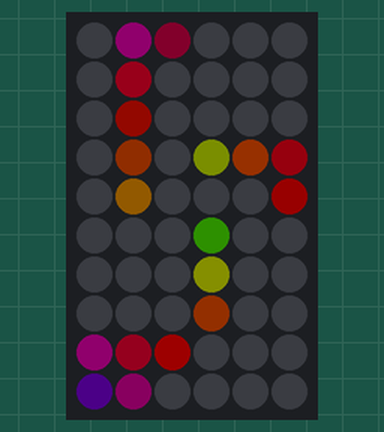
A sketch run on a simulated ESP32-C6. On the bench: 6×10 RGB LED matrix (first LED top left, wired row by row). Dim RGB values are drawn brighter than linear; random numbers use the default seed unless the sketch sets one.

Above: at 0.16 s.
At 5.92 s:
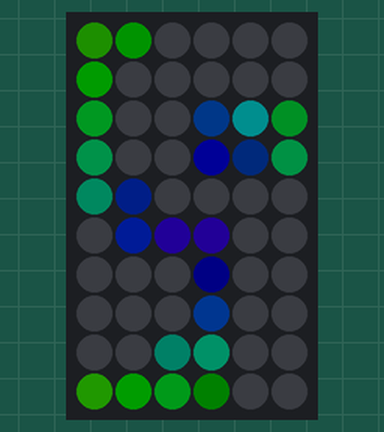
At 13.17 s:
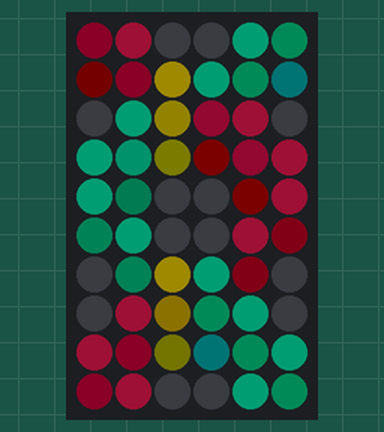
At 19.18 s:
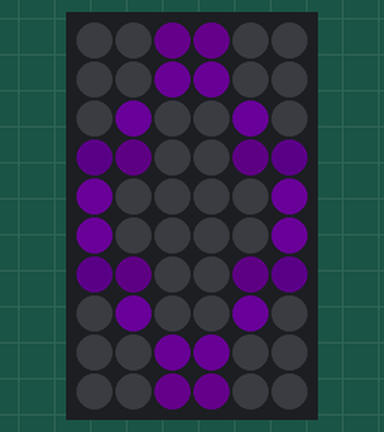
At 29.37 s:
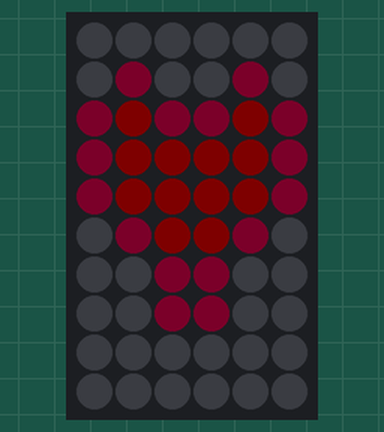
At 39.31 s:
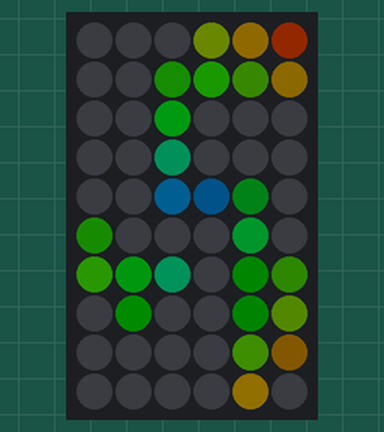

The sketch:

xiao_6x10_matrix_c6.ino
```cpp
#include <Adafruit_NeoPixel.h>

// On XIAO ESP32-C6, D0 / A0 maps to physical GPIO 0
#define PIN        D0
#define MATRIX_W   6     // Columns (0..5)
#define MATRIX_H   10    // Rows (0..9)
#define NUMPIXELS  (MATRIX_W * MATRIX_H)

Adafruit_NeoPixel matrix(NUMPIXELS, PIN, NEO_GRB + NEO_KHZ800);

const bool SERPENTINE = true;

// Physical hardware coordinate mapping (0..59)
uint16_t getIndex(uint8_t x, uint8_t y) {
  if (x >= MATRIX_W || y >= MATRIX_H) return 0;
  if (SERPENTINE && (y % 2 == 1)) {
    return (y * MATRIX_W) + (MATRIX_W - 1 - x);
  } else {
    return (y * MATRIX_W) + x;
  }
}

void setPixel(uint8_t x, uint8_t y, uint32_t color) {
  matrix.setPixelColor(getIndex(x, y), color);
}

// 24-bit hue wheel helper
uint32_t wheel(byte pos) {
  if (pos < 85) {
    return matrix.Color(pos * 3, 255 - pos * 3, 0);
  } else if (pos < 170) {
    pos -= 85;
    return matrix.Color(255 - pos * 3, 0, pos * 3);
  } else {
    pos -= 170;
    return matrix.Color(0, pos * 3, 255 - pos * 3);
  }
}

void fadeAll(uint8_t scale) {
  for (int i = 0; i < NUMPIXELS; i++) {
    uint32_t c = matrix.getPixelColor(i);
    uint8_t r = (uint8_t)(c >> 16);
    uint8_t g = (uint8_t)(c >> 8);
    uint8_t b = (uint8_t)c;
    matrix.setPixelColor(i, matrix.Color((r * scale) >> 8, (g * scale) >> 8, (b * scale) >> 8));
  }
}

// Helper: Heart renderer defined before effectBeatingHeart
void drawHeart(const uint8_t mask[MATRIX_H][MATRIX_W], float scale) {
  matrix.clear();
  for (uint8_t y = 0; y < MATRIX_H; y++) {
    for (uint8_t x = 0; x < MATRIX_W; x++) {
      uint8_t val = mask[y][x];
      if (val == 2) {
        // Deep hot crimson center
        setPixel(x, y, matrix.Color((uint8_t)(255 * scale), 0, (uint8_t)(40 * scale)));
      } else if (val == 1) {
        // Rose-pink border
        setPixel(x, y, matrix.Color((uint8_t)(200 * scale), (uint8_t)(20 * scale), (uint8_t)(70 * scale)));
      }
    }
  }
  matrix.show();
}

void setup() {
  matrix.begin();
  matrix.setBrightness(30); // 10-15% brightness for stable USB power
  matrix.clear();
  matrix.show();
}

// ================= EFFECT 1: SPIRAL PINWHEEL (CHAKKRAM) =================
void effectSpiralVortex(uint32_t durationMs) {
  uint32_t startTime = millis();
  const float cx = 2.5f;
  const float cy = 4.5f;
  float rotationAngle = 0.0f;
  const uint8_t arms = 3;

  while (millis() - startTime < durationMs) {
    matrix.clear();

    for (uint8_t y = 0; y < MATRIX_H; y++) {
      for (uint8_t x = 0; x < MATRIX_W; x++) {
        float dx = x - cx;
        float dy = (y - cy) * 0.7f;
        float r = sqrt(dx * dx + dy * dy);
        float angle = atan2(dy, dx);
        if (angle < 0) angle += 2 * PI;

        float spiralVal = sin((angle * arms) - (r * 1.5f) + rotationAngle);
        if (spiralVal > 0.4f) {
          uint8_t intensity = (uint8_t)(map((int)(spiralVal * 100), 40, 100, 40, 255));
          byte hue = (byte)((int)(r * 35 + rotationAngle * 20) & 255);
          uint32_t c = wheel(hue);
          uint8_t red = ((uint8_t)(c >> 16) * intensity) >> 8;
          uint8_t green = ((uint8_t)(c >> 8) * intensity) >> 8;
          uint8_t blue = ((uint8_t)c * intensity) >> 8;
          setPixel(x, y, matrix.Color(red, green, blue));
        }
      }
    }

    matrix.show();
    rotationAngle += 0.25f;
    delay(30);
  }
}

// ================= EFFECT 2: DOUBLE HELIX SINE WAVE =================
void effectDoubleHelix(uint32_t durationMs) {
  uint32_t startTime = millis();
  float phase = 0.0f;

  while (millis() - startTime < durationMs) {
    fadeAll(160);

    for (uint8_t y = 0; y < MATRIX_H; y++) {
      float wave1 = sin(phase + (y * 0.7f));
      int x1 = (int)round(2.5f + (wave1 * 2.2f));

      float wave2 = sin(phase + (y * 0.7f) + PI);
      int x2 = (int)round(2.5f + (wave2 * 2.2f));

      if (x1 >= 0 && x1 < MATRIX_W) setPixel(x1, y, matrix.Color(0, 240, 180));
      if (x2 >= 0 && x2 < MATRIX_W) setPixel(x2, y, matrix.Color(255, 30, 90));

      if (abs(x1 - x2) <= 1) {
        setPixel(constrain((x1 + x2) / 2, 0, MATRIX_W - 1), y, matrix.Color(255, 220, 0));
      }
    }

    matrix.show();
    phase += 0.22f;
    delay(40);
  }
}

// ================= EFFECT 3: DIAMOND EXPANSION =================
void effectExpandingDiamond(uint32_t durationMs) {
  uint32_t startTime = millis();
  const float cx = 2.5f;
  const float cy = 4.5f;
  float dRadius = 0.0f;
  byte colorIdx = 0;

  uint32_t diamondColors[] = {
    matrix.Color(255, 100, 0),
    matrix.Color(0, 200, 255),
    matrix.Color(180, 0, 255),
    matrix.Color(0, 255, 80)
  };

  while (millis() - startTime < durationMs) {
    matrix.clear();

    for (uint8_t y = 0; y < MATRIX_H; y++) {
      for (uint8_t x = 0; x < MATRIX_W; x++) {
        float manhattan = abs(x - cx) + (abs(y - cy) * 0.65f);
        float diff = abs(manhattan - dRadius);

        if (diff < 0.7f) {
          uint8_t brightness = (uint8_t)((1.0f - (diff / 0.7f)) * 255);
          uint32_t col = diamondColors[colorIdx];
          uint8_t r = ((uint8_t)(col >> 16) * brightness) >> 8;
          uint8_t g = ((uint8_t)(col >> 8) * brightness) >> 8;
          uint8_t b = ((uint8_t)col * brightness) >> 8;
          setPixel(x, y, matrix.Color(r, g, b));
        }
      }
    }

    matrix.show();
    dRadius += 0.25f;
    if (dRadius > 6.0f) {
      dRadius = 0.0f;
      colorIdx = (colorIdx + 1) % 4;
    }
    delay(35);
  }
}

// ================= EFFECT 4: GRAPHIC VU EQUALIZER =================
void effectEqualizerPeaks(uint32_t durationMs) {
  uint32_t startTime = millis();
  float levels[MATRIX_W] = {2, 4, 6, 5, 3, 1};
  float peaks[MATRIX_W]  = {2, 4, 6, 5, 3, 1};
  float targets[MATRIX_W];

  for (int i = 0; i < MATRIX_W; i++) targets[i] = random(1, MATRIX_H);

  while (millis() - startTime < durationMs) {
    matrix.clear();

    for (int x = 0; x < MATRIX_W; x++) {
      levels[x] += (targets[x] - levels[x]) * 0.35f;
      if (abs(levels[x] - targets[x]) < 0.5f) {
        targets[x] = random(1, MATRIX_H);
      }

      if (levels[x] > peaks[x]) {
        peaks[x] = levels[x];
      } else {
        peaks[x] -= 0.12f;
        if (peaks[x] < 0) peaks[x] = 0;
      }

      int curH = (int)round(levels[x]);
      int peakH = (int)round(peaks[x]);

      for (int y = MATRIX_H - 1; y >= MATRIX_H - curH; y--) {
        if (y > 6) {
          setPixel(x, y, matrix.Color(0, 180, 0));
        } else if (y > 2) {
          setPixel(x, y, matrix.Color(220, 180, 0));
        } else {
          setPixel(x, y, matrix.Color(255, 10, 0));
        }
      }

      int peakY = MATRIX_H - 1 - peakH;
      if (peakY >= 0 && peakY < MATRIX_H) {
        setPixel(x, peakY, matrix.Color(255, 255, 255));
      }
    }

    matrix.show();
    delay(40);
  }
}

// ================= EFFECT 5: PULSATING HEART =================
void effectBeatingHeart(uint32_t durationMs) {
  uint32_t startTime = millis();

  const uint8_t heartMask[MATRIX_H][MATRIX_W] = {
    {0, 0, 0, 0, 0, 0},
    {0, 1, 0, 0, 1, 0},
    {1, 2, 1, 1, 2, 1},
    {1, 2, 2, 2, 2, 1},
    {1, 2, 2, 2, 2, 1},
    {0, 1, 2, 2, 1, 0},
    {0, 0, 1, 1, 0, 0},
    {0, 0, 1, 1, 0, 0},
    {0, 0, 0, 0, 0, 0},
    {0, 0, 0, 0, 0, 0}
  };

  while (millis() - startTime < durationMs) {
    // Pulse 1
    for (float b = 0.3f; b <= 1.0f; b += 0.15f) {
      drawHeart(heartMask, b);
      delay(20);
    }
    for (float b = 1.0f; b >= 0.4f; b -= 0.15f) {
      drawHeart(heartMask, b);
      delay(20);
    }

    // Pulse 2
    for (float b = 0.4f; b <= 0.85f; b += 0.15f) {
      drawHeart(heartMask, b);
      delay(20);
    }
    for (float b = 0.85f; b >= 0.15f; b -= 0.1f) {
      drawHeart(heartMask, b);
      delay(25);
    }

    drawHeart(heartMask, 0.15f);
    delay(380);
  }
}

// ================= MAIN LOOP =================
void loop() {
  effectSpiralVortex(6500);
  effectDoubleHelix(6500);
  effectExpandingDiamond(6500);
  effectEqualizerPeaks(6500);
  effectBeatingHeart(6500);
}
```
